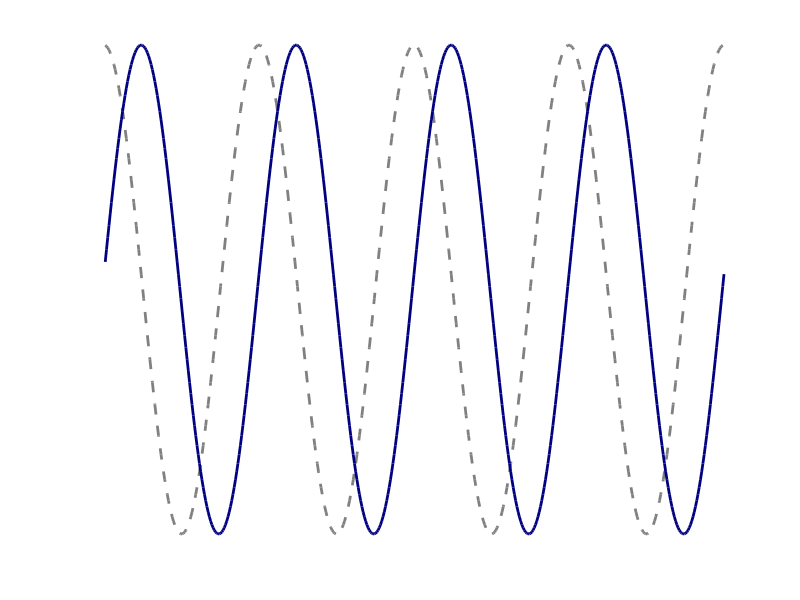

Write MATLAB code to recreate this figure. (Note: this script raises an error after producing the figure.)
function SVMUmodelFigs

figure(74645);clf;
x = [1:500]/1000;
plot(x,cos(2*pi*8*x),'--','color',[1 1 1]*0.5,'LineWidth',2)
hold on
plot(x,cos(2*pi*8*(x-0.03)),'-','color',[0 0 1]*0.5,'LineWidth',2)
axis off
Lines(2/8,[],[],'--');
Lines(2/8+0.03,[],[],'--');
Lines([2/8 2/8+0.03],[-0.9 -0.9]);
text(2/8, -1.1,'\tau','FontSize',30);

PrintFig('Scatch1',0)

figure(746897);clf;
x = [-1000:1000]/1000;
sig = 0.3;
plot(x,exp(-(x/sig).^2),'-','color',[0 0 1]*0.5,'LineWidth',2)
axis tight
axis off
Lines(0,[],[],'--');
Lines([0 sig],[1 1]*exp(-1));
text(sig/3, 0.3,'\sigma','FontSize',30);
text(-0.04,-0.09,'T','FontSize',30);

PrintFig('Scatch2',0)

figure(746456);clf;
x = [-1000:1000]/1000;
sig = 0.3;
plot(x,[1+cos(2*pi*8*x)]/2.*exp(-(x/sig).^2),'-','color',[0 0 1]*0.5,'LineWidth',2)
axis tight
axis off
%Lines(0,[],[],'--');
%Lines([0 sig],[1 1]*exp(-1))
%text(sig/3, 0.3,'\sigma','FontSize',30);
%text(-0.04,-0.09,'T','FontSize',30);

PrintFig('Scatch3',0)

%%%%%%%%%%%%%%%%%%%%


figure(4756);clf;
x = [-1000:1000]/1000;
sig = 0.3;
tau = 0.03;

cc = colormap('Lines');

y1=[1+cos(2*pi*8*x)]/2.*exp(-(x/sig).^2);
plot(x,y1,'-','color',cc(1,:),'LineWidth',2)
hold on
T1 = 1/8+tau;
y2=[1+cos(2*pi*8*(x-tau))]/2.*exp(-((x-T1)/sig).^2);
plot(x,y2,'-','color',cc(2,:),'LineWidth',2)
axis tight
axis off
Lines(0,[],'r','--',2);
Lines(T1,[],'r','--',2);
Lines([0 T1],[1 1]*0.9,'r','-',2)
text(0, 1,'1/f+\tau','FontSize',20);
%text(-0.04,-0.09,'T','FontSize',30);

PrintFig('Scatch4',0)


%%%%%%%%%%%%%%%%%
%% frequency I
figure(78789);clf
xf0 = [5:1:12];
yc = [0.01:0.005:0.1];
f0 = repmat(xf0,length(yc),1);
c = repmat(yc',1,length(xf0));
ft = f0.*(1-c);
plot(yc,ft,'k','LineWidth',2)
axis tight
xlabel('compression factor c','FontSize',16)
ylabel('popul.frequency f_\theta [Hz]','FontSize',16)
set(gca,'TickDir','out','FontSize',16)
box off
grid on
PrintFig('Function_f0c',0)

%% frequency II
xf0 = [4:0.1:12];
yc = [0.01:0.005:0.1];
f0 = repmat(xf0,length(yc),1);
c = repmat(yc',1,length(xf0));
ft = f0.*(1-c);
figure(78780);clf
imagesc(yc,xf0,ft')
axis xy
hold on
xft = [4:1:11];
yc = [0.01:0.005:0.1];
ft = repmat(xft,length(yc),1);
c = repmat(yc',1,length(xft));
f0 = ft./(1-c);
plot(yc,f0,'k','LineWidth',1)
axis tight
xlim([0.01 0.1])
ylim([4 12])
xlabel('compression factor c','FontSize',16)
ylabel('popul.frequency f_0 [Hz]','FontSize',16)
set(gca,'TickDir','out','FontSize',16)
box off
grid on
PrintFig('Function_f0c',0)
colorbar;


%% amplitude
xf0 = [4:0.05:12];
yc = [0.005:0.005:0.1];
%yc = [1:0.05:12];

f0 = repmat(xf0,length(yc),1);
c = repmat(yc',1,length(xf0));

amp = sqrt(pi)*c.*exp(-(pi*c.*f0).^2);
figure(453578);clf
imagesc(xf0,yc,amp)
axis xy
xlabel('frequency f_0 [Hz]','FontSize',16)
ylabel('c \sigma','FontSize',16)
set(gca,'TickDir','out','FontSize',16)
box off

PrintFig('Function_amp',0)

hold on
plot(xf0,1./(sqrt(2)*pi*xf0),'k','LineWidth',2)
PrintFig('Function_amp2',0)


%% optimal frequency
xf0 = [4:0.05:12];
yc = [0.1:0.05:2];
f0 = repmat(xf0,length(yc),1);
c = repmat(yc',1,length(xf0));

fthe = f0.*(1-1./(sqrt(2)*pi*c.*f0));
figure(84789);clf
imagesc(xf0,yc,fthe)
axis xy
xlabel('frequency f_0 [Hz]','FontSize',16)
ylabel('\sigma [sec]','FontSize',16)
set(gca,'TickDir','out','FontSize',16)
box off

hold on
for n=[5:11]
  f0 = [n+0.05:0.05:12];
  c = 1./(sqrt(2)*pi*(f0-n));
  plot(f0,c,'k')
end
grid on

colorbar;

PrintFig('Function_fth',0)


%%%%%%%%%%%%%%%%%%%%%%%%%%%
%% Vental Dorsal

ft = 7.3;

t = [-2000:2000]/1000;
tm = repmat(t',1,3);

f0 = [9 8.25 7.5];
xf0 = repmat(f0,length(t),1);

sm = 1./(sqrt(2)*pi*(f0-ft));
ysm = repmat(sm,length(t),1);

c = 1./(sqrt(2)*pi*f0.*sm);

exl = (cos(2*pi*xf0.*tm)+1)/2.*exp(-(tm./ysm).^2/2).*sqrt(pi./ysm);

plot(t,exl)

T = [-1000 0 1000]/1000;
figure(3475);clf;
for n=1:3
  tt = repmat(t',1,length(T));
  TT = repmat(T,length(t),1);
  tau = TT*c(n);
  
  rr =  (cos(2*pi*f0(n).*(tt-tau))+1)/2.*exp(-((tt-TT)./sm(n)).^2/2).*sqrt(pi./sm(n));
  
  R = [cos(2*pi*ft*t)+1]/2*max(max(rr));

  subplot(3,1,n)
  hold on
  plot(t,R,'--','color',[1 1 1]*0.5,'LineWidth',2)
  plot(t,rr,'LineWidth',2)
  ylabel('rate','FontSize',16)
  set(gca,'TickDir','out','ytick',[],'FontSize',16)
  box off
  axis tight
end
xlabel('time [sec]','FontSize',16)

PrintFig('Scatch_dorvent',0)
